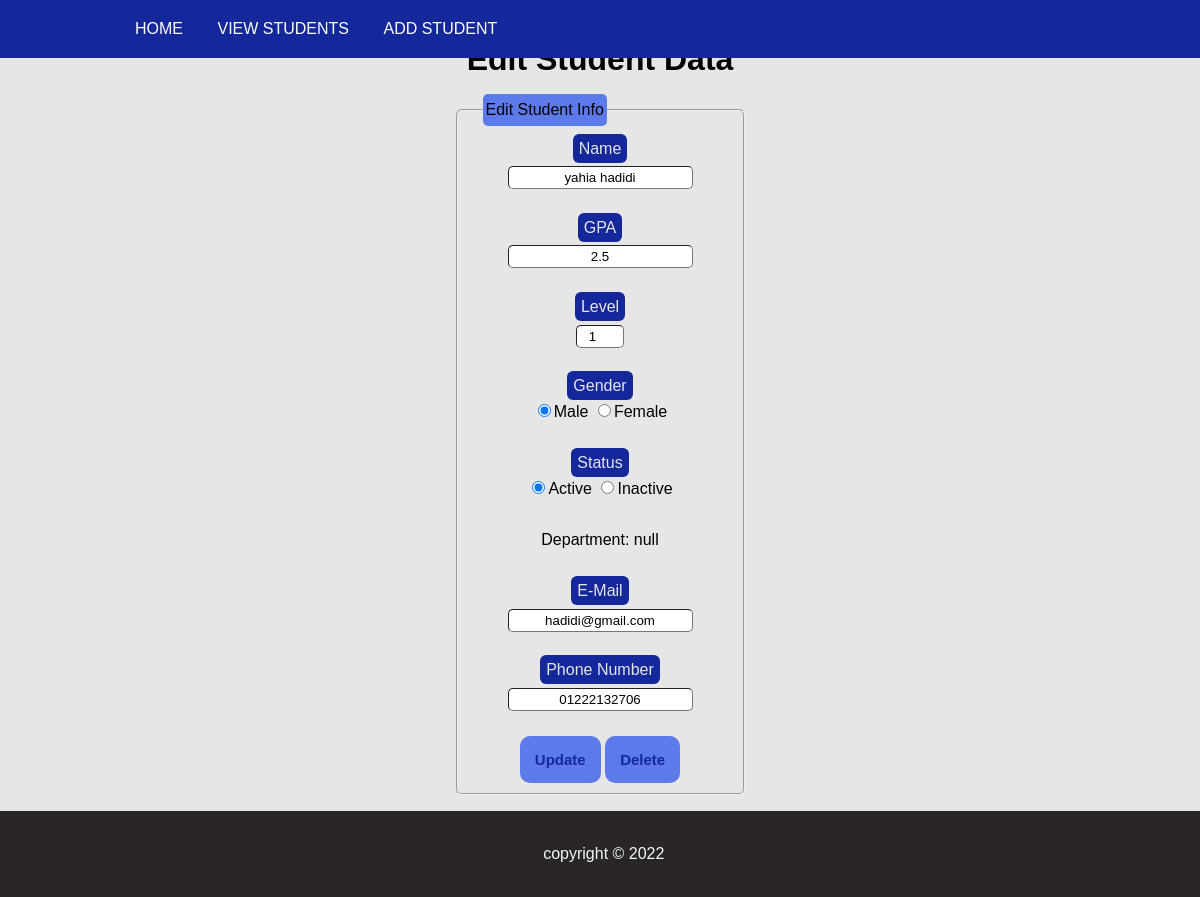
Screenshot of /edit/2019 with the database file from the repository.
### StudentAffiars/models.py (models this page shows)
class Student(models.Model):
    ID = models.IntegerField(primary_key = True )
    Name = models.CharField(max_length=50)
    GPA = models.FloatField()
    level = models.IntegerField()
    mail = models.CharField(max_length=50)
    phone = models.CharField(max_length=12)
    dep = models.CharField(max_length=2, blank=True)
    Gender = models.CharField(max_length=30)
    status = models.CharField(max_length=30)
    birth = models.DateField()

### StudentAffiars/views.py (the view)
# urls.py: path("edit/<int:id>", views.edit, name = "edit"),
def edit(request,id):
    return render(request,"edit.html",{
        "student":Student.objects.get(ID = id)
    })

### StudentAffiars/templates/edit.html (shortened to what this page needs)
﻿<head>
    {%extends "navigatefotter.html" %}
    {%block body%}
    {% load static %}
    <div class="form">
        <h1 align="center">
            Edit Student Data
        </h1>
        <form action="{% url 'update' student.ID %}" method="POST" style="text-align-last:center" id="form">
            <fieldset>
                <legend>Edit Student Info</legend>
                <label for="name"><mark>Name</mark></label>
                <input class="form-input" type="text" id="name" name="name" value=" {{student.Name}} "><br><br>
                <label for="gpa"><mark>GPA</mark></label>
                <input type="text" class="form-input" id="gpa" name="gpa" value="{{student.GPA}}"><br><br>
                <label for="level"><mark>Level</mark></label>
                <input type="number" class="form-input" id="level" name="level" value="{{student.level}}" min=1
                    max=4><br><br>
                <label for="gender"><mark>Gender</mark></label>
                {% if student.Gender == "Male"%}
                <input type="radio" name={{student.ID}} value="Male" checked>Male <input type="radio"
                    name={{student.ID}} value="Female">Female
                {% else %}
                <input type="radio" name={{student.ID}} value="Male">Male <input type="radio" name="{{student.ID}}"
                    value="Female" checked>Female
                {%endif%}
                <br><br>
                <label for="status"><mark>Status</mark></label>
                {% if student.status == "Active"%}
                <input type="radio" name="A{{student.ID}}" value="Active" checked>Active <input type="radio"
                    name="A{{student.ID}}" value="Inactive">Inactive
                {% else %}
                <input type="radio" name="A{{student.ID}}" value="Active">Active <input type="radio"
                    name="A{{student.ID}}" value="Inactive" checked>Inactive
                {%endif%}
                <br><br>
                {% if not student.dep %}
                Department: null
                {% else %}
                department: {{student.dep}}
                {%endif%}
                <br /><br />
                <label for="email"><mark>E-Mail</mark></label>
                <input type="email" class="form-input" id="email" name="mail" value="{{student.mail}}"><br><br>
                <label for="mobile no."><mark>Phone Number</mark></label>
                <input type="text" class="form-input" id="phone" name="phone" value="{{student.phone}}"><br><br>
                <button style="display: inline-block ;" class="add-student-button" type="submit" value="update" name="update">Update</button>
                <button style="display: inline-block ;" class="add-student-button" type="submit" value="Delete Student" name="Delete Student"
                    id="Delete Student">Delete</button>
            </fieldset>
        </form>
    </div>
    {%endblock%}

### StudentAffiars/static/StyleSheet.css (style rules this page uses)
fieldset { background-color: #E6E6E6; border-radius: 6px; padding: 10px 50px 10px 50px; display: inline-block; }
mark { padding: 6px; background-color: #14279B; color: #E6E6E6; border-radius: 6px; }
.form-input { margin-top: 5px; border-width: 1px; border-radius: 5px; display: inline-block; padding: 3px; text-align: left; }
.add-student-button { margin: auto; display: block; font-weight: bold; font-size: 15px; padding: 15px; border-style: none; background-color: #5C7AEA; color: #14279B; border-radius: 10px; transition: opacity 0.25s; }
label { display: block; }
body { background-color: #E6E6E6; margin: 0; line-height: 1.6em; font-family: Arial, Helvetica, sans-serif; }

### rows the page displays
Student: name "yahia hadidi", gpa "2.5", level "1", mail "hadidi@gmail.com", phone "01222132706"
